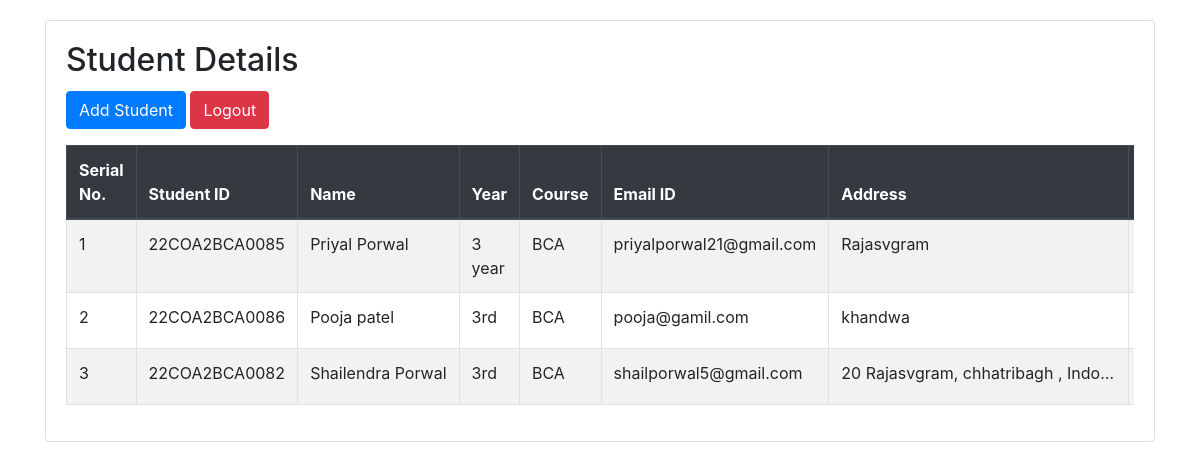
The page /dashboard (signed in) on the database its author committed.
### app.py (models this page shows)
class Student(db.Model):
    id = db.Column(db.Integer, primary_key=True)
    studentid = db.Column(db.String(100), unique=True, nullable=False)
    name = db.Column(db.String(100), nullable=False)
    year = db.Column(db.String(100), nullable=False)
    course = db.Column(db.String(100), nullable=False)
    emailid = db.Column(db.String(100), nullable=False)
    address = db.Column(db.String(200), nullable=False)
    mobile = db.Column(db.String(100), nullable=False)

### app.py (the view)
@app.route('/dashboard')
def dashboard():
    if 'email' in session:
        students = Student.query.all()
        return render_template('dashboard.html', students=students)
    return redirect(url_for('login'))

### templates/dashboard.html (shortened to what this page needs)
{% extends "base.html" %}
{% block content %}
<div class="row justify-content-center">
    <div class="col-12">
        <div class="card">
            <div class="card-body">
                <h2 class="card-title">Student Details</h2>
                <a href="{{ url_for('add_student') }}" class="btn btn-primary mb-3">Add Student</a>
                <a href="{{ url_for('logout') }}" class="btn btn-danger mb-3">Logout</a>
                <div class="table-responsive">
                    <table class="table table-bordered table-striped">
                        <thead class="thead-dark">
                            <tr>
                                <th scope="col">Serial No.</th>
                                <th scope="col">Student ID</th>
                                <th scope="col">Name</th>
                                <th scope="col">Year</th>
                                <th scope="col">Course</th>
                                <th scope="col">Email ID</th>
                                <th scope="col">Address</th>
                                <th scope="col">Mobile</th>
                            </tr>
                        </thead>
                        <tbody>
                            {% for student in students %}
                            <tr>
                                <td>{{ loop.index }}</td>
                                <td>{{ student.studentid }}</td>
                                <td class="table-name">{{ student.name }}</td>
                                <td>{{ student.year }}</td>
                                <td>{{ student.course }}</td>
                                <td>{{ student.emailid }}</td>
                                <td class="table-address">{{ student.address }}</td>
                                <td>{{ student.mobile }}</td>
                            </tr>
                            {% endfor %}
                        </tbody>
                    </table>
                </div>
            </div>
        </div>
    </div>
</div>
{% endblock %}

### templates/base.html (shortened to what this page needs)
<!DOCTYPE html>
<html lang="en">
<head>
  <link rel="stylesheet" href="https://cdn.jsdelivr.net/npm/bootstrap@4.6.2/dist/css/bootstrap.min.css">
</head>
<body>
<div class="container">
  {% block content %}
  {% endblock %}
</div>
</body>
</html>

### templates/dashboard.html (style rules this page uses)
.table-name { max-width: 200px; overflow: hidden; text-overflow: ellipsis; white-space: nowrap; }
.table-address { max-width: 300px; overflow: hidden; text-overflow: ellipsis; white-space: nowrap; }
.card { margin-top: 20px; }

### rows shown on the page
Student: studentid "22COA2BCA0085", name "Priyal Porwal", year "3 year", course "BCA", emailid "priyalporwal21@gmail.com", address "Rajasvgram"
Student: studentid "22COA2BCA0086", name "Pooja patel", year "3rd", course "BCA", emailid "pooja@gamil.com", address "khandwa"
Student: studentid "22COA2BCA0082", name "Shailendra Porwal", year "3rd", course "BCA", emailid "shailporwal5@gmail.com", address "20 Rajasvgram, chhatribagh , Indo…"
